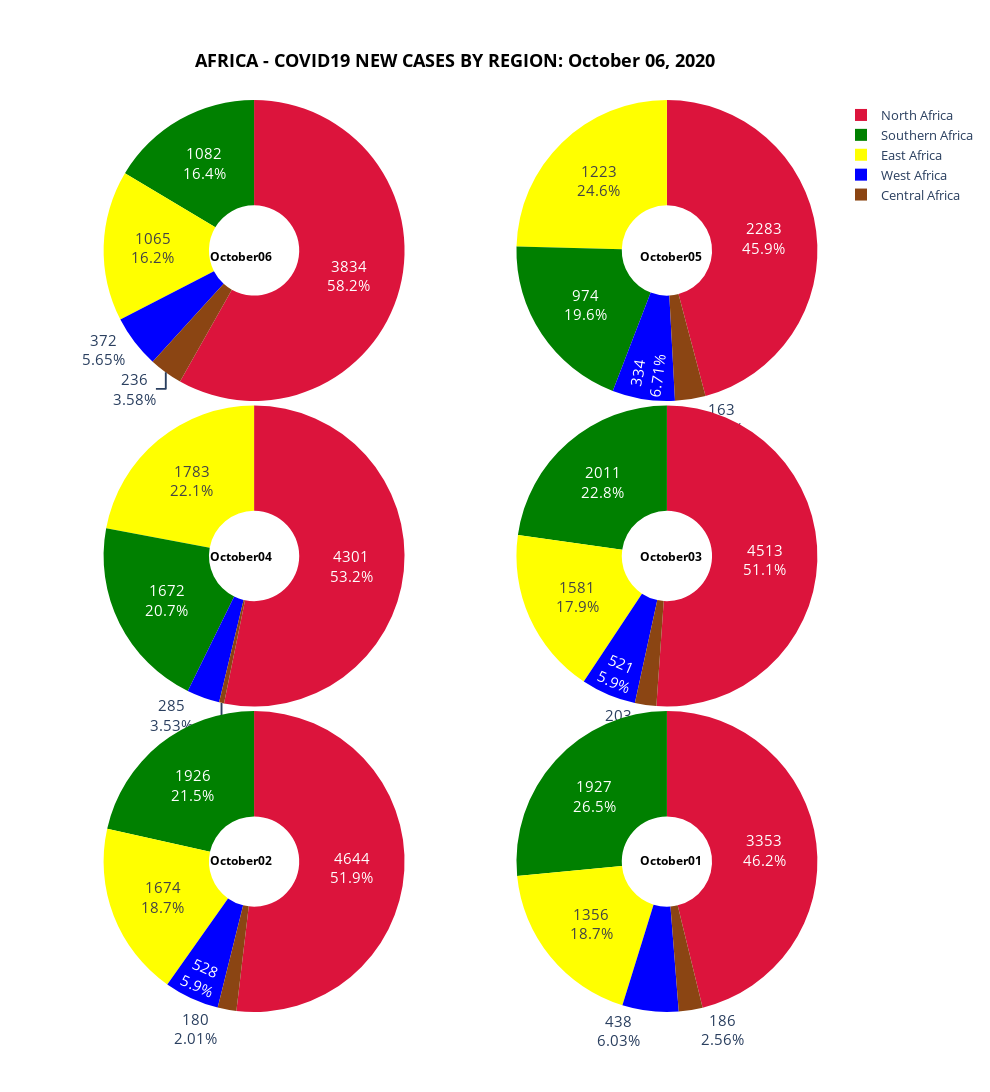

Notebook code cell kept with this figure:
### Markdown cell above
<a id='by_region'></a>

### Code cell
fig = make_subplots(rows=3, cols=2,  specs=[[{'type':'domain'}, {'type':'domain'}],[{'type':'domain'}, {'type':'domain'}],
                                            [{'type':'domain'}, {'type':'domain'}]], print_grid=False,vertical_spacing=0.005,
                                            horizontal_spacing=0.085)
position = 0

x=[0.168, 0.82, 0.168, 0.82, 0.168, 0.82]
y=[0.84,0.84, 0.5,0.5,0.155, 0.155]

# x=[0.2, 0.8, 0.2, 0.8, 0.2, 0.8]
# y=[0.85,0.85, 0.5,0.5,0.15, 0.15]

# x=[0.18, 0.82, 0.18, 0.82, 0.18, 0.82]
# y=[0.85,0.85, 0.5,0.5,0.15, 0.15]
slice_colors =  ['crimson', 'green', 'saddlebrown', 'yellow', 'blue']

for column in countries_new_cases.columns[1:][::-1]:
    afrik_region = []
    afric_region_stat = []
    row = ((position//2)+1)
    col = ((position%2)+1)
    for region in african_regions: 
        if(region == 'North Africa'):        
            north_africa_total = countries_new_cases[countries_new_cases['Country_Other'].isin(north_africa_new_cases['Country_Other'])]
            north_africa_total=north_africa_total.copy()
            north_africa_total.fillna(0, inplace=True)
            north_africa_sum = north_africa_total[column].astype(str).str.replace('+','').fillna(0).str.replace(',','').fillna(0).astype(int).sum()  
            afrik_region.append(region)
            afric_region_stat.append(north_africa_sum)

        elif(region == 'South Africa'):
            southern_africa_total = countries_new_cases[countries_new_cases['Country_Other'].isin(southern_africa_new_cases['Country_Other'])]
            southern_africa_total=southern_africa_total.copy()
            southern_africa_total.fillna(0, inplace=True)
            southern_africa_sum = southern_africa_total[column].astype(str).str.replace('+','').fillna(0).str.replace(',','').fillna(0).astype(int).sum() 
            afrik_region.append(region)
            afric_region_stat.append(southern_africa_sum)

        elif(region == 'Central Africa'):
            central_africa_total = countries_new_cases[countries_new_cases['Country_Other'].isin(central_africa_new_cases['Country_Other'])]
            central_africa_total=central_africa_total.copy()
            central_africa_total.fillna(0, inplace=True)
            central_africa_sum = central_africa_total[column].astype(str).str.replace('+','').fillna(0).str.replace(',','').fillna(0).astype(int).sum()
            afrik_region.append(region)
            afric_region_stat.append(central_africa_sum)

        elif(region == 'East Africa'):     
            east_africa_total = countries_new_cases[countries_new_cases['Country_Other'].isin(east_africa_new_cases['Country_Other'])]
            east_africa_total=east_africa_total.copy()
            east_africa_total.fillna(0, inplace=True)
            east_africa_sum = east_africa_total[column].astype(str).str.replace('+','').fillna(0).str.replace(',','').fillna(0).astype(int).sum()
            afrik_region.append(region)
            afric_region_stat.append(east_africa_sum)

        elif(region == 'West Africa'): 
            west_africa_total = countries_new_cases[countries_new_cases['Country_Other'].isin(west_africa_new_cases['Country_Other'])]
            west_africa_total=west_africa_total.copy()
            west_africa_total.fillna(0, inplace=True)    
            west_africa_sum = west_africa_total[column].astype(str).str.replace('+','').fillna(0).str.replace(',','').fillna(0).astype(int).sum()                         
            afrik_region.append(region)
            afric_region_stat.append(west_africa_sum)

            
            afrik_region[1] = 'Southern Africa'
            fig.add_trace(go.Pie(labels=afrik_region, values=afric_region_stat,name=column, ),row, col)         
            fig.update_traces(hole=.3, hoverinfo="label+percent+name+value", textinfo='percent+value',textfont_size=15,marker_colors=slice_colors,)  
            
       
    fig['layout']['annotations'] += tuple([dict(x=x[position],y=y[position],text='<b>'+column+'</b>', showarrow=False, font_size=12, font=dict(color='black'))])
    fig.update_layout(
    width=990,height=1450,autosize=False,
    title={'text': '<b>' + 'AFRICA - COVID19 NEW CASES BY REGION: ' + date_string +'</b>',
    'y':0.95,
    'x':0.46,
    'xanchor': 'center',
    'yanchor': 'top',
    'font_color':'black',
    'font_size':18},
     legend=dict(x=1, y=1,traceorder="normal",  font=dict(size=13))
    )
    position=position+1    
fig.show()

### Figure 1 — Plotly figure (JSON) as saved in the notebook; plotly's stock layout.template omitted (floating-point values rounded to 4 significant figures)
{"data": [{"domain": {"x": [0, 0.4575], "y": [0.67, 1]}, "hole": 0.3, "hoverinfo": "label+percent+name+value", "labels": ["North Africa", "Southern Africa", "Central Africa", "East Africa", "West Africa"], "marker": {"colors": ["crimson", "green", "saddlebrown", "yellow", "blue"]}, "name": "October06", "textfont": {"size": 15}, "textinfo": "percent+value", "type": "pie", "values": [3834, 1082, 236, 1065, 372]}, {"domain": {"x": [0.5425, 1], "y": [0.67, 1]}, "hole": 0.3, "hoverinfo": "label+percent+name+value", "labels": ["North Africa", "Southern Africa", "Central Africa", "East Africa", "West Africa"], "marker": {"colors": ["crimson", "green", "saddlebrown", "yellow", "blue"]}, "name": "October05", "textfont": {"size": 15}, "textinfo": "percent+value", "type": "pie", "values": [2283, 974, 163, 1223, 334]}, {"domain": {"x": [0, 0.4575], "y": [0.335, 0.665]}, "hole": 0.3, "hoverinfo": "label+percent+name+value", "labels": ["North Africa", "Southern Africa", "Central Africa", "East Africa", "West Africa"], "marker": {"colors": ["crimson", "green", "saddlebrown", "yellow", "blue"]}, "name": "October04", "textfont": {"size": 15}, "textinfo": "percent+value", "type": "pie", "values": [4301, 1672, 43, 1783, 285]}, {"domain": {"x": [0.5425, 1], "y": [0.335, 0.665]}, "hole": 0.3, "hoverinfo": "label+percent+name+value", "labels": ["North Africa", "Southern Africa", "Central Africa", "East Africa", "West Africa"], "marker": {"colors": ["crimson", "green", "saddlebrown", "yellow", "blue"]}, "name": "October03", "textfont": {"size": 15}, "textinfo": "percent+value", "type": "pie", "values": [4513, 2011, 203, 1581, 521]}, {"domain": {"x": [0, 0.4575], "y": [0, 0.33]}, "hole": 0.3, "hoverinfo": "label+percent+name+value", "labels": ["North Africa", "Southern Africa", "Central Africa", "East Africa", "West Africa"], "marker": {"colors": ["crimson", "green", "saddlebrown", "yellow", "blue"]}, "name": "October02", "textfont": {"size": 15}, "textinfo": "percent+value", "type": "pie", "values": [4644, 1926, 180, 1674, 528]}, {"domain": {"x": [0.5425, 1], "y": [0, 0.33]}, "hole": 0.3, "hoverinfo": "label+percent+name+value", "labels": ["North Africa", "Southern Africa", "Central Africa", "East Africa", "West Africa"], "marker": {"colors": ["crimson", "green", "saddlebrown", "yellow", "blue"]}, "name": "October01", "textfont": {"size": 15}, "textinfo": "percent+value", "type": "pie", "values": [3353, 1927, 186, 1356, 438]}], "layout": {"annotations": [{"font": {"color": "black", "size": 12}, "showarrow": false, "text": "<b>October06</b>", "x": 0.168, "y": 0.84}, {"font": {"color": "black", "size": 12}, "showarrow": false, "text": "<b>October05</b>", "x": 0.82, "y": 0.84}, {"font": {"color": "black", "size": 12}, "showarrow": false, "text": "<b>October04</b>", "x": 0.168, "y": 0.5}, {"font": {"color": "black", "size": 12}, "showarrow": false, "text": "<b>October03</b>", "x": 0.82, "y": 0.5}, {"font": {"color": "black", "size": 12}, "showarrow": false, "text": "<b>October02</b>", "x": 0.168, "y": 0.155}, {"font": {"color": "black", "size": 12}, "showarrow": false, "text": "<b>October01</b>", "x": 0.82, "y": 0.155}], "autosize": false, "height": 1450, "legend": {"font": {"size": 13}, "traceorder": "normal", "x": 1, "y": 1}, "title": {"font": {"color": "black", "size": 18}, "text": "<b>AFRICA - COVID19 NEW CASES BY REGION: October 06, 2020</b>", "x": 0.46, "xanchor": "center", "y": 0.95, "yanchor": "top"}, "width": 990}}
